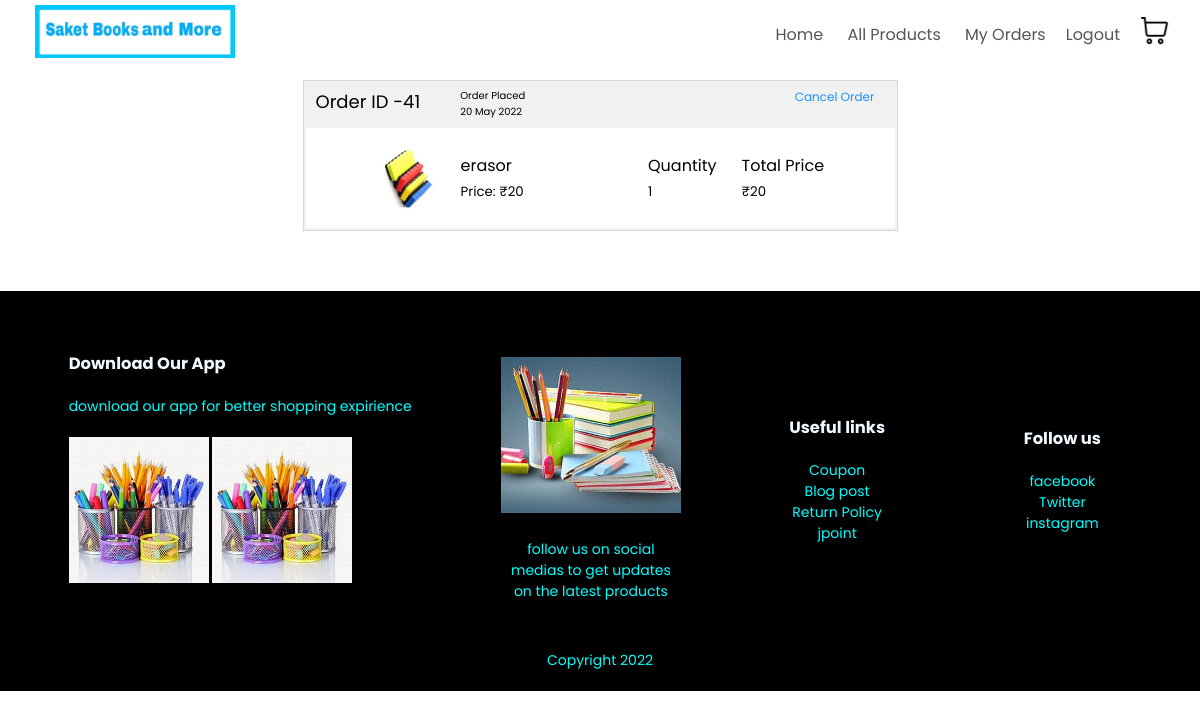
Screenshot of /my_orders.php (signed in) with the database file from the repository.
### tables this page shows
CREATE TABLE `orders` (
  `order_id` int(11) NOT NULL,
  `username` varchar(16) NOT NULL,
  `products_id` varchar(200) NOT NULL,
  `order_date` varchar(11) NOT NULL,
  `name` text NOT NULL,
  `email` text NOT NULL,
  `num` int(11) NOT NULL,
  `address` text NOT NULL
);

CREATE TABLE `saket` (
  `ID` int(11) NOT NULL,
  `NAME` varchar(160) NOT NULL,
  `IMAGE` varchar(100) DEFAULT NULL,
  `featured` int(10) NOT NULL DEFAULT 0,
  `price` int(11) NOT NULL,
  `description` varchar(500) DEFAULT NULL,
  `more_images` varchar(1000) DEFAULT 'a:0:{}'
);

### my_orders.php (the view, shortened to what this page needs)
<!DOCTYPE html>
<html>
    <head>
        <link rel = "stylesheet" href="cpp2.css">
    </head>
    <body>
        <div class="container">
         <div class="navbar">
            <div class="logo">
               <a href="index.php"><img src="./assets/images/logo4.jpeg" width="200px "></a>
            </div>
            <nav>
                <ul id="MenuItems">
                    <li><a href="index.php">Home</a></li>
                    <li><a href="products.php">All Products</a></li>
                    <?php
                        if( isset($_SESSION['loggedin']) && $_SESSION['username'] == 'admin' ) {
                            echo "<li><a href='all_orders.php'>All Orders</a></li>";
                        }
                        else {
                            echo "<li><a href='my_orders.php'>My Orders</a></li>";
                        }
                        if( isset( $_SESSION['loggedin'] ) ){
                            echo "<li><a class='logout-btn' href='./index.php?logout=true'>Logout</a></li>" ;
                        }
                        else {
                            echo "<li><a href='accounts.php'>Account</a></li>";
                        }
                    ?>
                </ul>
            </nav>
             <a href="cart.php"><img src="./assets/images/shopping-cart.png" width="30px" height="30px"></a>
        </div>
        </div>
        <table>
            <?php
                $items = array();
                if( isset($_SESSION['username'] ) ) {
                    $con = mysqli_connect('localhost','root');
                    mysqli_select_db($con,'ecommerce');
                    $username = $_SESSION['username'];
                    $sql = "SELECT * FROM orders WHERE username='$username'";
                    $result= $con->query($sql);
                    while($row = $result->fetch_assoc()) {
                        $items[] = $row;
                    }
                }
                else {
                    header('location:accounts.php');
                }
                if( count( $items ) != 0 ) {
                    foreach( $items as $item ) {
                        $prod_ids = $item['products_id'];
                        $prod_ids = explode( ";", $prod_ids);
            ?>
                <tr>
                    <td>
                        <div style="width: 50%; background: rgb(240, 242, 242); margin-left:auto; margin-right: auto; padding: 2px; border: 1px solid rgb(213, 217, 217)">
                        <div style="height: 45px; display:flex; flex-direction: row;">
                            <div style="display: flex; flex-direction: row; padding-left: 10px; padding-top: 5px">
                                <p class="small-text">Order ID - </p>
                                <p class="small-text"><?php echo $item['order_id']?></p>
                            </div>
                            <div style="display: flex; flex-direction: column; padding-left: 10px; padding-top: 5px; margin-left: 30px">
                                <p class="x-small-text">Order Placed</p>
                                <p class="x-small-text"><?php echo $item['order_date']?></p>
                            </div>
                            <div style="display: flex; flex-direction: column; padding-left: 10px; padding-top: 5px; margin-left: auto; margin-right: 20px">
                                <a href="./my_orders.php?cancel_order=<?php echo $item['order_id'] ?>">Cancel Order</a>
                            </div>
                        </div>
                        <div style="background: white">
                            <table>
            <?php
                        foreach( $prod_ids as $ids ) {
                            $product_id = explode("-", $ids)[0];
                            $product_quantity = explode("-", $ids)[1];
                            $sql = "SELECT * FROM saket WHERE ID=$product_id";
                            $result= $con->query($sql);
                            $product_details = $result->fetch_assoc();
            ?>
                                <tr>
                                    <td>
                                        <div class="order-list-info">
                                            <img src="<?php echo $product_details['IMAGE']?>">
                                            <div class="item-details">
                                                <div class="name-price">
                                                    <div><?php echo $product_details['NAME'] ?></div>
                                                    <small>Price: ₹<?php echo $product_details['price'] ?></small>
                                                </div>
                                            </div>
                                        </div>
                                    </td>
                                    <td>
                                        <div class="name-price">
                                            <div>Quantity</div>
                                            <small><?php echo $product_quantity ?></small>
                                        </div>
                                    </td>
                                    <td>
                                        <div class="name-price">
                                            <div>Total Price</div>
                                            <small>₹<?php echo intval( $product_details['price'] ) * $product_quantity ?></small>
                                        </div>
                                    </td>
                                    <td>
                                    </td>
                                </tr>
            <?php
                        }
            ?>
                            </table>
                        </div>
                    </div>
                </td>
            </tr>
            <?php
                    }
                }
            ?>
        </table>
        <div style="height: 50px;"></div>
        <div class="footer">
            <div class="container">
                <div class="row">
                <div class="footer-col-1">
                    <h3>Download Our App</h3>
                    <p>download our app for better shopping expirience</p>
                    <div class="app-logo">
                        <img src="./assets/images/feat.jpg">
                      <img src="./assets/images/feat.jpg">
                    </div>
                   </div>
                <div class="footer-col-2">
                    <img src="./assets/images/feat3.jpg">
                    <p>follow us on social medias to get updates on the latest products</p>
                    </div>
                <div class="footer-col-3">
                    <h3>Useful links</h3>
                    <ul>
                    <li>Coupon</li>
                        <li>Blog post</li>
                        <li>Return Policy</li>
                        <li>jpoint</li>
                    </ul>
                    </div>
                   <div class="footer-col-4">
                    <h3>Follow us</h3>
                    <ul>
                    <li>facebook</li>
                        <li>Twitter</li>
                        <li>instagram</li>
                    </ul>
                    </div>
                </div>
               <hr>
                <p class="copyright">Copyright 2022</p>
                </div>
                </div>
            </body>
</html>

### cpp2.css (style rules this page uses)
* { margin: 0; padding:0; box-sizing:border-box; }
.small-text { font-size: 18px; text-align: left; }
.x-small-text { font-size: 10px; text-align: left; }
body { font-family: 'Poppins', sans-serif; }
.navbar { display:flex; align-items:center; padding:5px; }
nav { flex: 1; text-align: right; }
nav ul { display: inline-block; list-style-type: none; }
nav ul li { display: inline-block; margin-right: 20px; }
a { text-decoration: none; color:#555; }
.container { max-height: 3000px; max-width: 1300px; margin: auto; padding-left: 25px; padding-right: 25px; }
.row { display: flex; align-items:center; flex-wrap: wrap; justify-content: space-around; }
.logo { backface-visibility: hidden; margin-left: 5px; }
small { color: black; }
.footer { background: #000; color: aqua; font-size: 14px; padding: 60px 0 20px; }
.footer p { color: aqua; }
.footer h3 { color: aliceblue; margin-bottom: 20px; }
.footer-col-1, footer-col-2, footer-col-3 ,footer-col-4 { min-width: 250px; margin-bottom: 20px; }
.footer-col-1 { flex-basis: 30%; }
.footer-col-2 { flex:.1; text-align: center; }
.footer-col-2 img { width: 180px; margin-bottom: 20px; }
.footer-col-3,.footer-col-4 { flex-basis: 12%; text-align: center; }
ul { list-style-type: none; }
.app-logo { margin-top: 20px; }
.app-logo img { width: 140px; }
.footer hr { border: none; background: #000; height: 1px; margin: 20px 0; }
.copyright { text-align: center; }
table { width: 100%; border-collapse: collapse; }
td { padding: 10px 5px; }
td a { color: #1E90FF; font-size: 12px; }
td img { width: 80px; height: 80px; margin-right: 10px; }
td:last-child { text-align: left; }
.order-list-info { display: flex; flex-wrap: wrap; padding: 0 60px; }
.item-details { margin-top: auto; margin-bottom: auto; }

### rows the page displays
orders: order_id "41", order_date "20 May 2022", products "1"
saket: IMAGE (picture), NAME "erasor", price "20", intval($product_details['price'])*$product_quantity "20"
